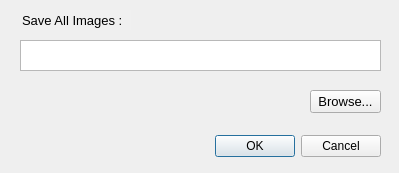
<?xml version="1.0" encoding="UTF-8"?>
<ui version="4.0">
 <class>SaveDialog</class>
 <widget class="QDialog" name="SaveDialog">
  <property name="geometry">
   <rect>
    <x>0</x>
    <y>0</y>
    <width>399</width>
    <height>173</height>
   </rect>
  </property>
  <property name="windowTitle">
   <string>Dialog</string>
  </property>
  <widget class="QDialogButtonBox" name="buttonBox">
   <property name="geometry">
    <rect>
     <x>40</x>
     <y>130</y>
     <width>341</width>
     <height>32</height>
    </rect>
   </property>
   <property name="orientation">
    <enum>Qt::Horizontal</enum>
   </property>
   <property name="standardButtons">
    <set>QDialogButtonBox::Cancel|QDialogButtonBox::Ok</set>
   </property>
  </widget>
  <widget class="QPushButton" name="pushButton">
   <property name="geometry">
    <rect>
     <x>310</x>
     <y>90</y>
     <width>71</width>
     <height>23</height>
    </rect>
   </property>
   <property name="font">
    <font>
     <family>Arial</family>
     <pointsize>10</pointsize>
    </font>
   </property>
   <property name="text">
    <string>Browse...</string>
   </property>
  </widget>
  <widget class="QTextEdit" name="textEdit">
   <property name="geometry">
    <rect>
     <x>20</x>
     <y>40</y>
     <width>361</width>
     <height>31</height>
    </rect>
   </property>
  </widget>
  <widget class="QLineEdit" name="lineEdit">
   <property name="geometry">
    <rect>
     <x>20</x>
     <y>10</y>
     <width>111</width>
     <height>20</height>
    </rect>
   </property>
   <property name="palette">
    <palette>
     <active>
      <colorrole role="Base">
       <brush brushstyle="SolidPattern">
        <color alpha="255">
         <red>240</red>
         <green>240</green>
         <blue>240</blue>
        </color>
       </brush>
      </colorrole>
     </active>
     <inactive>
      <colorrole role="Base">
       <brush brushstyle="SolidPattern">
        <color alpha="255">
         <red>240</red>
         <green>240</green>
         <blue>240</blue>
        </color>
       </brush>
      </colorrole>
     </inactive>
     <disabled>
      <colorrole role="Base">
       <brush brushstyle="SolidPattern">
        <color alpha="255">
         <red>240</red>
         <green>240</green>
         <blue>240</blue>
        </color>
       </brush>
      </colorrole>
     </disabled>
    </palette>
   </property>
   <property name="font">
    <font>
     <family>Arial</family>
     <pointsize>10</pointsize>
    </font>
   </property>
   <property name="text">
    <string>Save All Images :</string>
   </property>
   <property name="frame">
    <bool>false</bool>
   </property>
   <property name="readOnly">
    <bool>true</bool>
   </property>
  </widget>
 </widget>
 <resources/>
 <connections>
  <connection>
   <sender>buttonBox</sender>
   <signal>accepted()</signal>
   <receiver>SaveDialog</receiver>
   <slot>accept()</slot>
   <hints>
    <hint type="sourcelabel">
     <x>248</x>
     <y>254</y>
    </hint>
    <hint type="destinationlabel">
     <x>157</x>
     <y>274</y>
    </hint>
   </hints>
  </connection>
  <connection>
   <sender>buttonBox</sender>
   <signal>rejected()</signal>
   <receiver>SaveDialog</receiver>
   <slot>reject()</slot>
   <hints>
    <hint type="sourcelabel">
     <x>316</x>
     <y>260</y>
    </hint>
    <hint type="destinationlabel">
     <x>286</x>
     <y>274</y>
    </hint>
   </hints>
  </connection>
 </connections>
</ui>
